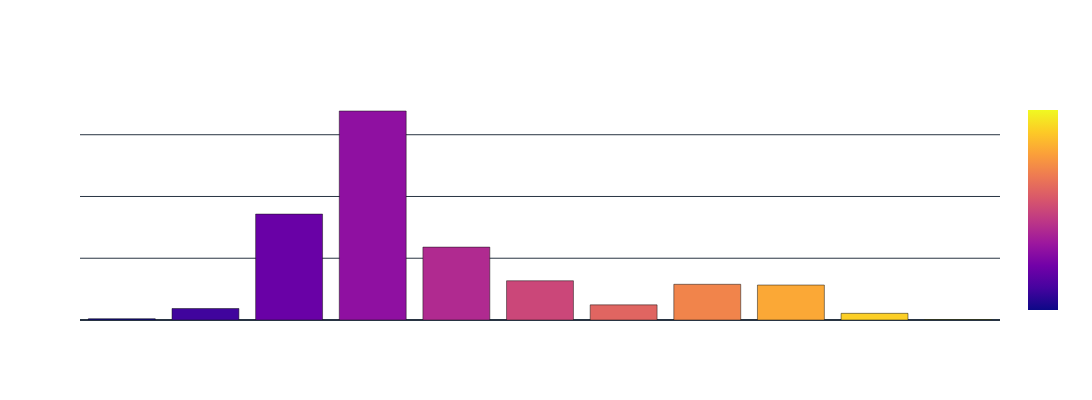

The code cell stored with this chart in its notebook:
### Markdown cell above
### Generating the plot

### Code cell
level_count_fig = create_level_count_graph(
    level_counts = df.groupby('level').size().reset_index(name='count'),
    x='level',
    y='count',
    color='level',
    title='File Count by Directory Level',
    template='plotly_dark'
)

logging.info("Level count graph generated: (level_count_fig | prepare_and_save_plot)")

# Prepare and save the plot
prepare_and_save_plot(
    level_count_fig,
    width=1200,
    height=400,
    #title="My Work Timeline",
    #xaxis_title="Start Date",
    #yaxis_title="Organizations",
    #coloraxis_colorbar='Tenure',
    #legend_title='Job Level',
    #base_filename='directory_level_distribution',
    #counter='1'
)

### Figure 1 — Plotly figure (JSON) as saved in the notebook; plotly's stock layout.template omitted (floating-point values rounded to 4 significant figures)
{"data": [{"alignmentgroup": "True", "hovertemplate": "level=%{marker.color}<br>count=%{y}<extra></extra>", "legendgroup": "", "marker": {"color": [0, 1, 2, 3, 4, 5, 6, 7, 8, 9, 10], "coloraxis": "coloraxis", "pattern": {"shape": ""}}, "name": "", "offsetgroup": "", "orientation": "v", "showlegend": false, "textposition": "auto", "type": "bar", "x": [0, 1, 2, 3, 4, 5, 6, 7, 8, 9, 10], "xaxis": "x", "y": [21, 186, 1715, 3384, 1180, 635, 245, 578, 566, 108, 5], "yaxis": "y"}], "layout": {"barmode": "relative", "coloraxis": {"colorbar": {"title": {}}, "colorscale": [[0, "#0d0887"], [0.1111, "#46039f"], [0.2222, "#7201a8"], [0.3333, "#9c179e"], [0.4444, "#bd3786"], [0.5556, "#d8576b"], [0.6667, "#ed7953"], [0.7778, "#fb9f3a"], [0.8889, "#fdca26"], [1, "#f0f921"]]}, "font": {"color": "white", "family": "Open Sans, sans-serif", "size": 10}, "height": 400, "legend": {"title": {}, "tracegroupgap": 0}, "paper_bgcolor": "rgba(0, 0, 0, 0)", "plot_bgcolor": "rgba(0, 0, 0, 0)", "title": {}, "width": 1200, "xaxis": {"anchor": "y", "autorange": true, "domain": [0, 1], "range": [-0.5, 10.5], "title": {}, "type": "linear"}, "yaxis": {"anchor": "x", "autorange": true, "domain": [0, 1], "range": [0, 3562.0], "title": {}, "type": "linear"}}}
